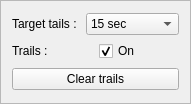
<?xml version="1.0" encoding="UTF-8"?>
<ui version="4.0">
 <class>FrameTrail</class>
 <widget class="QFrame" name="FrameTrail">
  <property name="geometry">
   <rect>
    <x>0</x>
    <y>0</y>
    <width>184</width>
    <height>104</height>
   </rect>
  </property>
  <property name="windowTitle">
   <string>Frame</string>
  </property>
  <property name="frameShape">
   <enum>QFrame::StyledPanel</enum>
  </property>
  <property name="frameShadow">
   <enum>QFrame::Raised</enum>
  </property>
  <layout class="QVBoxLayout" name="verticalLayout">
   <item>
    <layout class="QVBoxLayout" name="verticalLayout_3">
     <item>
      <layout class="QHBoxLayout" name="horizontalLayout_13">
       <item>
        <widget class="QLabel" name="label_5">
         <property name="text">
          <string>Target tails : </string>
         </property>
        </widget>
       </item>
       <item>
        <widget class="QComboBox" name="comboBoxTargetTail">
         <property name="styleSheet">
          <string notr="true"/>
         </property>
         <item>
          <property name="text">
           <string>15 sec</string>
          </property>
         </item>
         <item>
          <property name="text">
           <string>30 sec</string>
          </property>
         </item>
         <item>
          <property name="text">
           <string>1 min</string>
          </property>
         </item>
         <item>
          <property name="text">
           <string>3 min</string>
          </property>
         </item>
         <item>
          <property name="text">
           <string>5 min</string>
          </property>
         </item>
         <item>
          <property name="text">
           <string>10 min</string>
          </property>
         </item>
         <item>
          <property name="text">
           <string>Continuous</string>
          </property>
         </item>
        </widget>
       </item>
      </layout>
     </item>
     <item>
      <layout class="QHBoxLayout" name="horizontalLayout_14">
       <item>
        <widget class="QLabel" name="label_16">
         <property name="text">
          <string>Trails :</string>
         </property>
        </widget>
       </item>
       <item>
        <widget class="QCheckBox" name="checkBoxTrailOff">
         <property name="text">
          <string>On</string>
         </property>
         <property name="checked">
          <bool>true</bool>
         </property>
        </widget>
       </item>
      </layout>
     </item>
    </layout>
   </item>
   <item>
    <widget class="QPushButton" name="pushButtonClearTrail">
     <property name="text">
      <string>Clear trails</string>
     </property>
    </widget>
   </item>
  </layout>
 </widget>
 <resources/>
 <connections/>
</ui>
